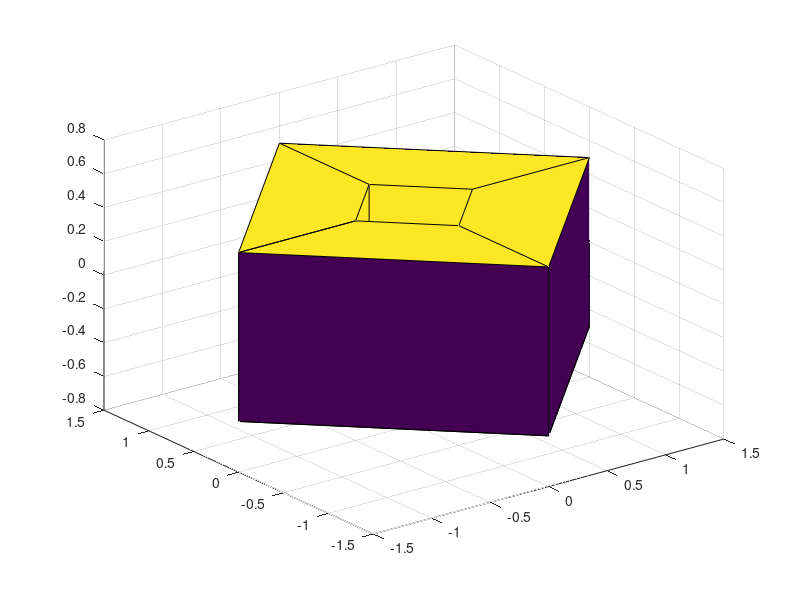

Source code (MATLAB):
function Tore = toreferme()

Tore = zeros(5,5,3);
Tore(:,:,1) = [-1.5  0.0  1.5  0.0 -1.5
			   -1.5  0.0  1.5  0.0 -1.5
			   -0.5  0.0  0.5  0.0 -0.5 
			   -0.5  0.0  0.5  0.0 -0.5
               -1.5  0.0  1.5  0.0 -1.5 ];
Tore(:,:,2) = [ 0.0  1.5  0.0 -1.5 0.0
			    0.0  1.5  0.0 -1.5 0.0
			    0.0  0.5  0.0 -0.5 0.0
			    0.0  0.5  0.0 -0.5 0.0
                0.0  1.5  0.0 -1.5 0.0];
Tore(:,:,3) = [-0.5 -0.5 -0.5 -0.5 -0.5
			    0.5  0.5  0.5  0.5  0.5
			    0.5  0.5  0.5  0.5  0.5
			   -0.5 -0.5 -0.5 -0.5  -0.5
               -0.5 -0.5 -0.5 -0.5 -0.5];
           

           
surf(Tore(:,:,1),Tore(:,:,2),Tore(:,:,3))

end
